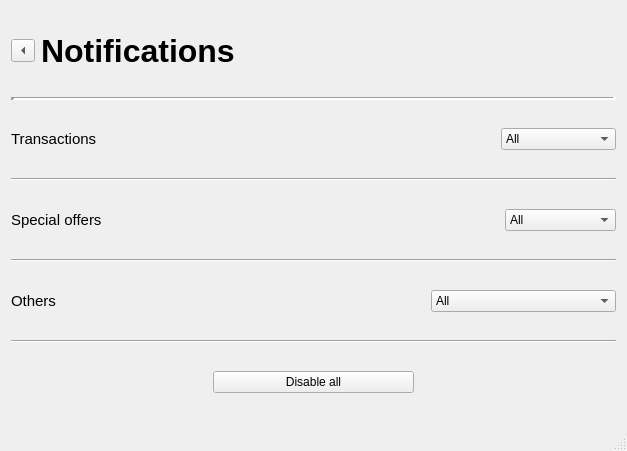
<?xml version="1.0" encoding="UTF-8"?>
<ui version="4.0">
 <class>notificationscreenClass</class>
 <widget class="QMainWindow" name="notificationscreenClass">
  <property name="geometry">
   <rect>
    <x>0</x>
    <y>0</y>
    <width>627</width>
    <height>451</height>
   </rect>
  </property>
  <property name="windowTitle">
   <string>notificationscreen</string>
  </property>
  <widget class="QWidget" name="centralWidget">
   <layout class="QGridLayout" name="gridLayout">
    <item row="6" column="0">
     <layout class="QHBoxLayout" name="horizontalLayout_7">
      <item>
       <widget class="QLabel" name="label_4">
        <property name="font">
         <font>
          <pointsize>11</pointsize>
         </font>
        </property>
        <property name="text">
         <string>Others</string>
        </property>
       </widget>
      </item>
      <item>
       <spacer name="horizontalSpacer_3">
        <property name="orientation">
         <enum>Qt::Orientation::Horizontal</enum>
        </property>
        <property name="sizeHint" stdset="0">
         <size>
          <width>40</width>
          <height>20</height>
         </size>
        </property>
       </spacer>
      </item>
      <item>
       <widget class="QComboBox" name="comboBoxOthers">
        <property name="sizePolicy">
         <sizepolicy hsizetype="Preferred" vsizetype="Fixed">
          <horstretch>0</horstretch>
          <verstretch>0</verstretch>
         </sizepolicy>
        </property>
        <item>
         <property name="text">
          <string>All</string>
         </property>
        </item>
        <item>
         <property name="text">
          <string>Only based on your interests</string>
         </property>
        </item>
        <item>
         <property name="text">
          <string>Disabled</string>
         </property>
        </item>
       </widget>
      </item>
     </layout>
    </item>
    <item row="5" column="0">
     <widget class="Line" name="line_2">
      <property name="orientation">
       <enum>Qt::Orientation::Horizontal</enum>
      </property>
     </widget>
    </item>
    <item row="2" column="0">
     <layout class="QHBoxLayout" name="horizontalLayout_5">
      <item>
       <layout class="QHBoxLayout" name="horizontalLayout_4">
        <item>
         <widget class="QLabel" name="label_2">
          <property name="font">
           <font>
            <pointsize>11</pointsize>
           </font>
          </property>
          <property name="text">
           <string>Transactions</string>
          </property>
         </widget>
        </item>
        <item>
         <spacer name="horizontalSpacer">
          <property name="orientation">
           <enum>Qt::Orientation::Horizontal</enum>
          </property>
          <property name="sizeHint" stdset="0">
           <size>
            <width>40</width>
            <height>20</height>
           </size>
          </property>
         </spacer>
        </item>
        <item>
         <widget class="QComboBox" name="comboBoxTransactions">
          <property name="sizePolicy">
           <sizepolicy hsizetype="Preferred" vsizetype="Fixed">
            <horstretch>0</horstretch>
            <verstretch>0</verstretch>
           </sizepolicy>
          </property>
          <item>
           <property name="text">
            <string>All</string>
           </property>
          </item>
          <item>
           <property name="text">
            <string>Only from friend</string>
           </property>
          </item>
          <item>
           <property name="text">
            <string>Disabled</string>
           </property>
          </item>
         </widget>
        </item>
       </layout>
      </item>
     </layout>
    </item>
    <item row="4" column="0">
     <layout class="QHBoxLayout" name="horizontalLayout_6">
      <item>
       <widget class="QLabel" name="label_3">
        <property name="font">
         <font>
          <pointsize>11</pointsize>
         </font>
        </property>
        <property name="text">
         <string>Special offers</string>
        </property>
       </widget>
      </item>
      <item>
       <spacer name="horizontalSpacer_2">
        <property name="orientation">
         <enum>Qt::Orientation::Horizontal</enum>
        </property>
        <property name="sizeHint" stdset="0">
         <size>
          <width>40</width>
          <height>20</height>
         </size>
        </property>
       </spacer>
      </item>
      <item>
       <widget class="QComboBox" name="comboBoxSpecialOffers">
        <item>
         <property name="text">
          <string>All</string>
         </property>
        </item>
        <item>
         <property name="text">
          <string>Only interested</string>
         </property>
        </item>
        <item>
         <property name="text">
          <string>Disabled</string>
         </property>
        </item>
       </widget>
      </item>
     </layout>
    </item>
    <item row="0" column="0">
     <layout class="QVBoxLayout" name="verticalLayout">
      <item>
       <layout class="QHBoxLayout" name="horizontalLayout_3">
        <item>
         <widget class="QToolButton" name="toolButtonBack">
          <property name="text">
           <string>...</string>
          </property>
          <property name="arrowType">
           <enum>Qt::ArrowType::LeftArrow</enum>
          </property>
         </widget>
        </item>
        <item>
         <widget class="QLabel" name="label">
          <property name="sizePolicy">
           <sizepolicy hsizetype="Preferred" vsizetype="Fixed">
            <horstretch>0</horstretch>
            <verstretch>0</verstretch>
           </sizepolicy>
          </property>
          <property name="font">
           <font>
            <pointsize>24</pointsize>
            <bold>true</bold>
           </font>
          </property>
          <property name="text">
           <string>Notifications</string>
          </property>
         </widget>
        </item>
       </layout>
      </item>
     </layout>
    </item>
    <item row="7" column="0">
     <widget class="Line" name="line_3">
      <property name="orientation">
       <enum>Qt::Orientation::Horizontal</enum>
      </property>
     </widget>
    </item>
    <item row="1" column="0">
     <widget class="Line" name="line_4">
      <property name="lineWidth">
       <number>4</number>
      </property>
      <property name="orientation">
       <enum>Qt::Orientation::Horizontal</enum>
      </property>
     </widget>
    </item>
    <item row="3" column="0">
     <widget class="Line" name="line">
      <property name="orientation">
       <enum>Qt::Orientation::Horizontal</enum>
      </property>
     </widget>
    </item>
    <item row="9" column="0">
     <layout class="QHBoxLayout" name="horizontalLayout_8">
      <item>
       <spacer name="horizontalSpacer_4">
        <property name="orientation">
         <enum>Qt::Orientation::Horizontal</enum>
        </property>
        <property name="sizeHint" stdset="0">
         <size>
          <width>40</width>
          <height>20</height>
         </size>
        </property>
       </spacer>
      </item>
      <item>
       <widget class="QPushButton" name="pushButtonDisable">
        <property name="sizePolicy">
         <sizepolicy hsizetype="MinimumExpanding" vsizetype="Fixed">
          <horstretch>0</horstretch>
          <verstretch>0</verstretch>
         </sizepolicy>
        </property>
        <property name="font">
         <font/>
        </property>
        <property name="text">
         <string>Disable all</string>
        </property>
       </widget>
      </item>
      <item>
       <spacer name="horizontalSpacer_5">
        <property name="orientation">
         <enum>Qt::Orientation::Horizontal</enum>
        </property>
        <property name="sizeHint" stdset="0">
         <size>
          <width>40</width>
          <height>20</height>
         </size>
        </property>
       </spacer>
      </item>
     </layout>
    </item>
   </layout>
  </widget>
  <widget class="QStatusBar" name="statusBar"/>
 </widget>
 <layoutdefault spacing="6" margin="11"/>
 <resources/>
 <connections/>
</ui>
